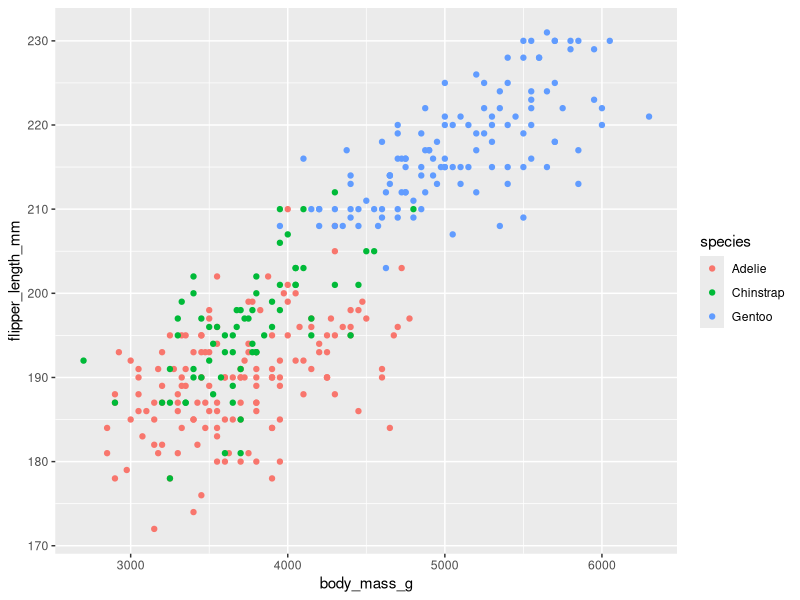
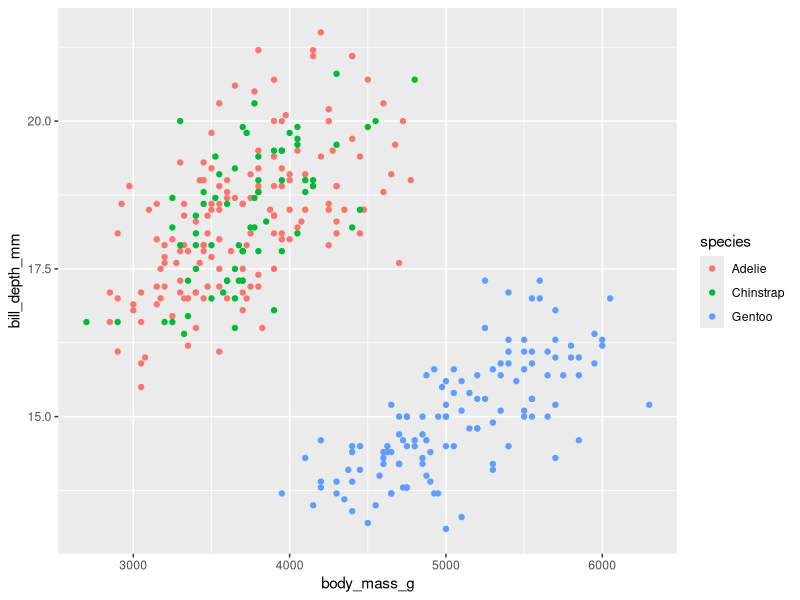
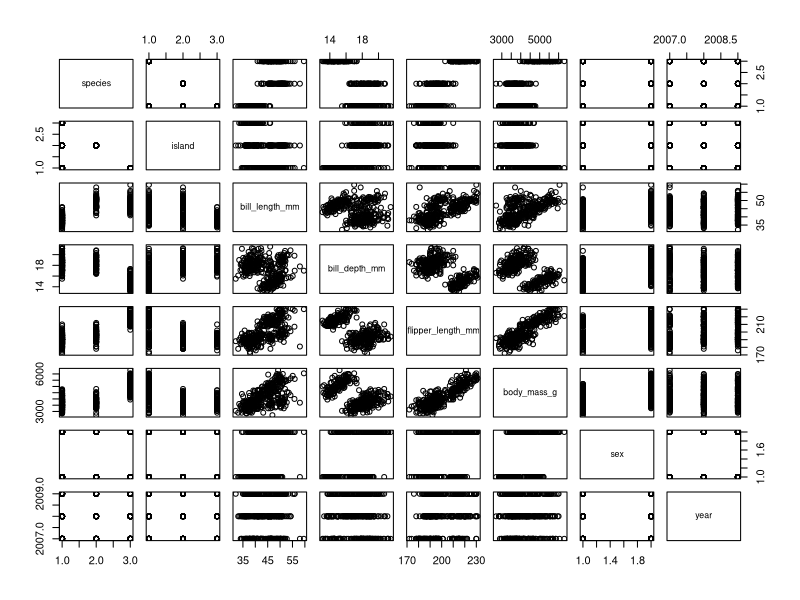
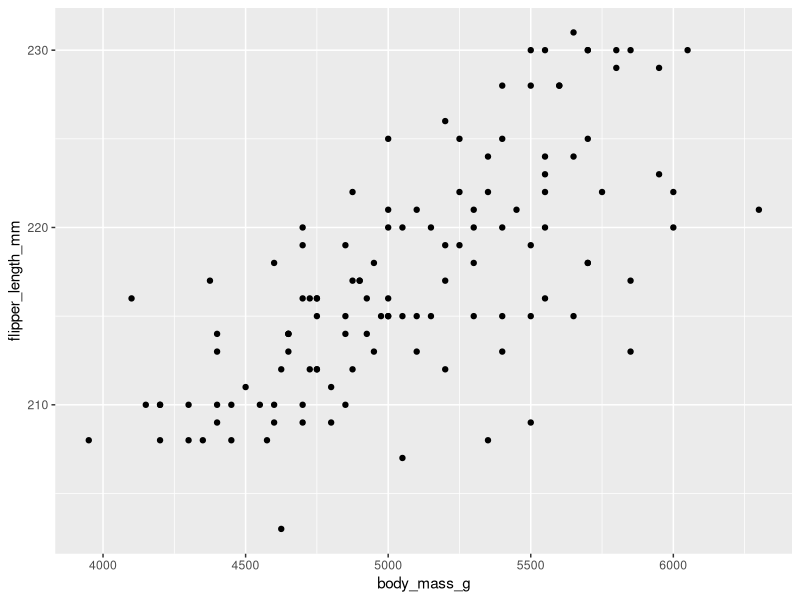
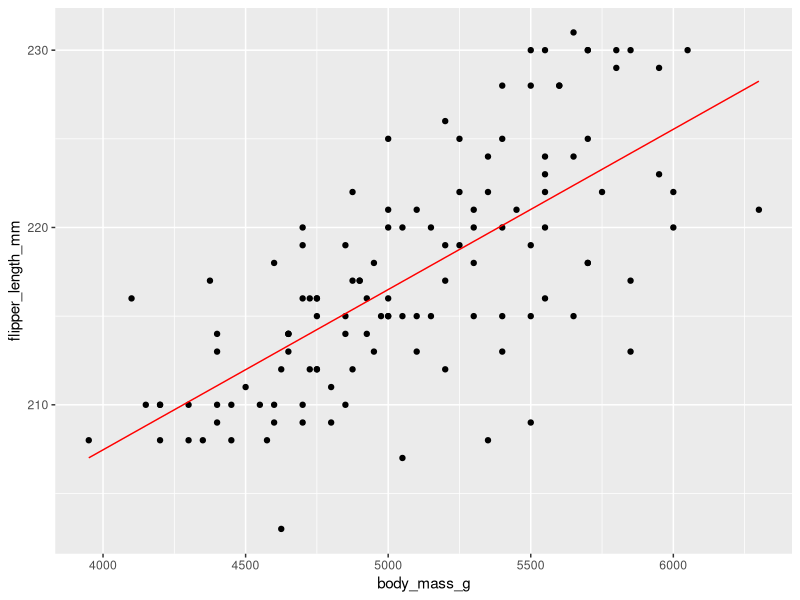
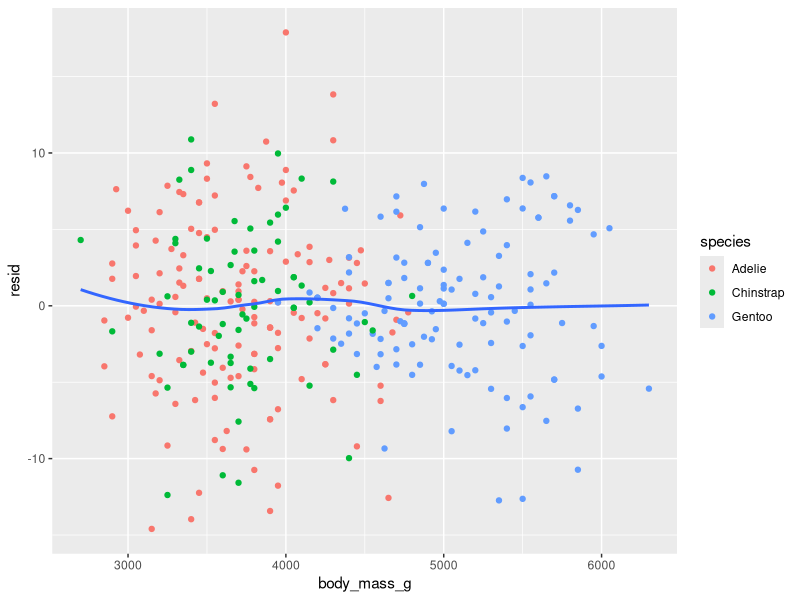
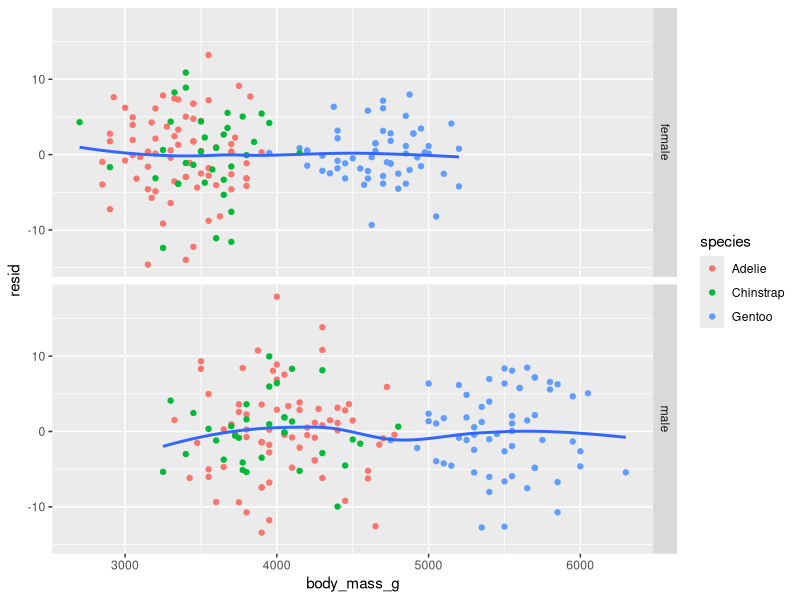
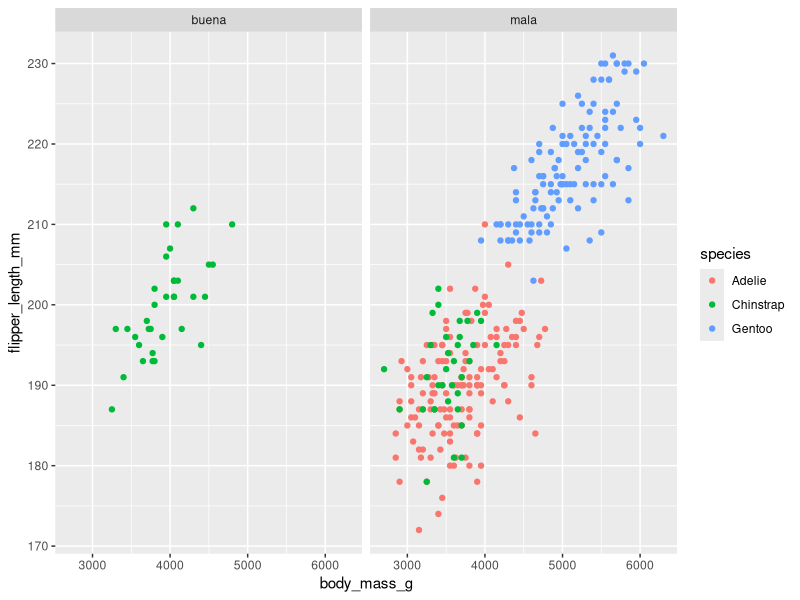

These figures' R source, in order:
###########################################################################
#Club de Lectura:
#R para Ciencia de Datos (Wickham y Grolemund)
#R-Ladies Barranquilla, Galapagos, Guayaquil y Milagro
#
#Sesion 12: Capitulo 25 (Muchos modelos)
#Script por: Denisse Fierro Arcos (R-Ladies Galapagos)
###########################################################################


# Llamando bibliotecas ----------------------------------------------------
library(tidyverse)
library(modelr)
library(palmerpenguins)
library(broom)


# Explorando datos --------------------------------------------------------
#Cargando datos sobre pinguinos
ping <- penguins

#Revisando datos
glimpse(ping)

#Relacion entre peso y largo de la aleta
ping %>% 
  ggplot(aes(body_mass_g, flipper_length_mm))+
  geom_point(aes(col = species))
#Que patrones podemos observar?

#Existen otras relaciones entre variables?
ping %>% 
  ggplot(aes(body_mass_g, bill_depth_mm))+
  geom_point(aes(col = species))

#Podemos ver todas las correlaciones de manera mas sencilla
pairs(ping)


# Aplicando modelos lineales ----------------------------------------------
#Filtrar datos para una especie
Gentoo <- ping %>% 
  filter(species == "Gentoo")

#Visualizamos datos
Gentoo %>% 
  ggplot(aes(body_mass_g, flipper_length_mm))+
  geom_point()

#Aplicamos modelos lineal
mod_gentoo <- lm(flipper_length_mm ~ body_mass_g, data = Gentoo)
#Miramos los resultados
summary(mod_gentoo)

#Graficamos las predicciones y los datos iniciales
Gentoo %>% 
  add_predictions(mod_gentoo) %>% 
  ggplot(aes(body_mass_g, flipper_length_mm))+
  geom_point()+
  geom_line(aes(y = pred), col = "red")

#Ahora debemos hacer lo mismo para cada especies

#######
# Automatizar aplicacion de modelos ---------------------------------------
#Anidamos datos
ping_especies <- ping %>% 
  #Removemos observaciones con valores NA
  drop_na() %>% 
  #Agrupamos por especie y sexo
  group_by(species, sex) %>% 
  #Anidamos
  nest()

#Equivalente
ping %>% 
  drop_na() %>% 
  #Especificamos las columnas que deben ser anidadas
  nest(data = -c(species, sex))


#Veamos resultados de anidacion
glimpse(ping_especies)

#Como accedo a esa tabla?
ping_especies$data[[1]]

#Equivalente
ping_especies %>% 
  filter(species == "Adelie" & sex == "male") %>% 
  pull(data)

#Equivalente
ping_especies$data[(ping_especies$species == "Adelie" & ping_especies$sex == "male")]


# Apliquemos el modelo ----------------------------------------------------
#Creamos una funcion con nuestro modelo lineal
modelo_aleta_peso <- function(datos){
  lm(flipper_length_mm ~ body_mass_g, data = datos)}

#Aplicamos modelos
ping_especies <- ping_especies %>% 
  #Podemos agregar una nueva columna con los resultados del modelo
  #Map aplica nuestra funcion a la columna data
  mutate(modelo = map(data, modelo_aleta_peso))

#Veamos nuestro set de datos
ping_especies

#Podemos agregar los residuales
ping_especies <- ping_especies %>% 
  #Creamos una nueva columna
  #Usamos map2 porque necesitamos dos columnas para calcular residuales
  mutate(residuales = map2(data, modelo, add_residuals))

#Veamos resultados
ping_especies


# Comparando residuales ---------------------------------------------------
#Desanidamos los datos primero
residuos <- ping_especies %>% 
  unnest(residuales)

#Veamos resultados
residuos

#Grafiquemos residuales
residuos %>% 
  ggplot(aes(body_mass_g, resid))+
  geom_point(aes(col = species))+
  geom_smooth(se = F)
#Vemos algun patron en los residuos?

#Veamos el efecto del sexo y la especie
residuos %>% 
  ggplot(aes(body_mass_g, resid))+
  geom_point(aes(col = species))+
  geom_smooth(se = F)+
  facet_grid(sex~.)
#Vemos diferencias entre el sexo del animal?


# Evaluando la calidad del modelo -----------------------------------------
#Podemos ver medidas de calidad con glance
glance(mod_gentoo)

#Pero como lo automatizamos?
cal_mod <- ping_especies %>% 
  #Usamos map para aplicar glance a todas las categorias en la tabla anidada
  mutate(cal_modelo = map(modelo, glance)) %>% 
  #Removemos columnas que no necesitamos
  select(-(data:residuales)) %>% 
  #Desanidamos
  unnest(cal_modelo)

#Veamos resultados
cal_mod

#Ordenemos los datos de acuerdo al r cuadrado
cal_mod %>% 
  arrange(adj.r.squared)

#Podemos ver en un grafico las predicciones y datos originales de los modelos
#menos buenos
cal_mod %>% 
  mutate(calidad = case_when(adj.r.squared < 0.25 ~ "mala",
                             T ~ "buena")) %>% 
  left_join(ping, by = c("species", "sex")) %>%
  ggplot(aes(body_mass_g, flipper_length_mm))+
  geom_point(aes(col = species))+
  facet_grid(~calidad)
#Que patrones podemos observar?

